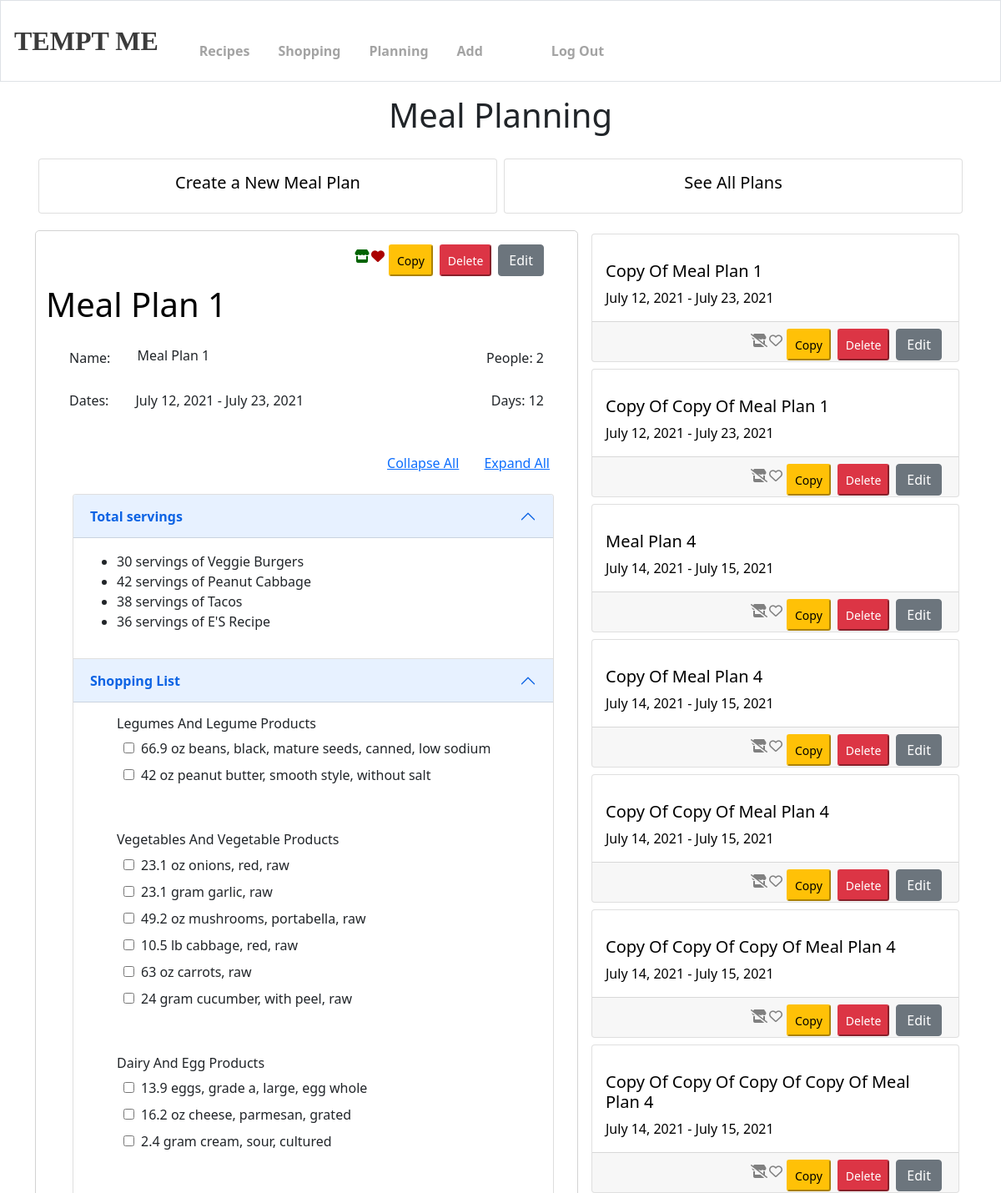
The page /recipes/mealplanning/ (signed in, upper part) on the database its author committed.
### recipes/models.py (models this page shows, shortened)
class MealPlan(models.Model):
    name = models.CharField(max_length = 256)
    user = models.ForeignKey(User, on_delete=models.SET_NULL, null=True, blank=True)
    notes = models.CharField(max_length = 1024, null = True, blank = True)
    start_date = models.DateField(auto_now=False, auto_now_add=False, null=True, blank=True)
    end_date = models.DateField(auto_now=False, auto_now_add=False, null=True, blank=True)
    days = models.IntegerField(default = '7')
    people = models.IntegerField(default = '2')
    def __meal_field():
        return models.BooleanField(default = False)
    breakfast = __meal_field()
    brunch = __meal_field()
    lunch = __meal_field()
    dinner = __meal_field()
    snack = __meal_field()
    dessert = __meal_field()
    other = __meal_field()
    def get_recipe_amounts(self):
        recipe_list = {}
        for pm in self.planned_meals.all():
            for recipe in pm.recipes.all():
                if recipe in recipe_list.keys():
                    recipe_list[recipe] += pm.servings
                else:
                    recipe_list[recipe] = pm.servings
        return recipe_list

class CommonInfo(models.Model):
    name = models.CharField(max_length = 256)
    description = models.CharField(max_length = 1024, null = True, blank = True)
    user = models.ForeignKey(User, on_delete=models.SET_NULL, null=True, blank=True)
    class Meta:
        abstract = True
    def __str__(self):
        return self.name

class Recipe(CommonInfo):
    prep_time = models.IntegerField(null = True, blank = True)
    cook_time = models.IntegerField(null = True, blank = True)
    servings = models.IntegerField(default = 4)
    photo = models.ImageField(upload_to = "recipes/", null = True, blank = True)
    notes = models.CharField(max_length = 2048, null = True, blank = True)
    author = models.CharField(max_length = 150, default = "Anonymous")
    public = models.BooleanField(default = False)
    personalized = models.BooleanField(default = False)
    snack_or_meal = models.CharField(
        max_length = 10,
        choices = MEAL_CHOICES,
        default = 'MEAL'
    )

class Ingredient(models.Model):
    ingredient = models.CharField(max_length = 256, unique = True)
    user = models.ForeignKey(User, on_delete= models.CASCADE, null=True, blank=True)
    category = models.CharField(
        max_length = 256,
        choices = CATEGORY_CHOICES,
        default = "OTHER"
    )
    typical_serving_size = models.DecimalField(max_digits = 20, decimal_places = 3, null = True, blank = True, default = 0)
    typical_serving_unit = models.CharField(max_length = 50, null = True, blank = True, default = "undefined")
    weight_per_serving = models.DecimalField(max_digits = 20, decimal_places = 3, null = True, blank = True, default = 0)
    def __nutrient_field():
        return models.DecimalField(max_digits = 20, decimal_places = 3, default = 0)
    protein = __nutrient_field()
    fat = __nutrient_field()
    carbs = __nutrient_field()
    calories = __nutrient_field()
    sugar = __nutrient_field()
    fiber = __nutrient_field()
    sodium = __nutrient_field()
    cholesterol = __nutrient_field()
    transfats = __nutrient_field()
    satfats = __nutrient_field()
    monounsatfats = __nutrient_field()
    polyunsatfats = __nutrient_field()
    def __str__(self):
        return self.ingredient

class IngQuant(models.Model):
    ingredient = models.ForeignKey(Ingredient, on_delete = models.CASCADE, related_name = 'ingredients')
    quantity = models.DecimalField(max_digits = 32, decimal_places = 8, default = 0)
    recipe = models.ForeignKey(Recipe, on_delete = models.CASCADE, null = True, blank = True, related_name = 'ingquants')
    shopping_list = models.ForeignKey(ShoppingList, on_delete = models.CASCADE, null = True, blank = True, related_name = 'ingquants')
    meal_plan = models.ForeignKey(MealPlan, on_delete = models.CASCADE, null = True, blank = True, related_name = 'ingquants')
    unit = models.CharField(
        max_length = 13,
        choices = UNIT_CHOICES,
        default = "GRAM"
    )

### recipes/views.py (the view)
# urls.py: path('mealplanning/', views.planning, name="planning"),
@login_required
def planning(request):
    today = datetime.today()
    active_plans = MealPlan.objects.filter(start_date__lte=today, end_date__gte=today)
    if active_plans:
        current_plan = active_plans[0]
    else:
        try:
            current_plan = MealPlan.objects.latest('id')
        except MealPlan.DoesNotExist:
            current_plan = None
    plans = MealPlan.objects.filter(user = request.user)
    plans = plans.exclude(pk = current_plan.id)
    paginator = Paginator(plans, 10)
    page_number = request.GET.get('page')
    page_obj = paginator.get_page(page_number)
    ctx = {}
    if current_plan:
        days = range(current_plan.days)
        ctx = get_display_edit_plan_ctx(request, current_plan.id)
        ctx.update(get_plan_shopping_list(current_plan))
    ctx.update({
        'current_plan': current_plan,
        'display_only': True,
        'page_obj': page_obj,
        'model': 'mealplan'
    })
    return render(request, 'recipes/mealplanning.html', context = ctx)

### recipes/templates/recipes/mealplanning.html (shortened to what this page needs)
{% extends 'base.html' %}
{% block main %}
<h1 class='txt-align-c'>Meal Planning</h1>
<div class='container'>
    <div class='row'>
        <div class='col g-0 m-0 p-1'>
            <a class='undecorated' href="{% url 'recipes:create_recipe' 'mealplan' %}">
                <div class="card w-100">
                    <div class="card-body">
                        <h5 class="card-title txt-align-c">Create a New Meal Plan</h5>
                    </div>
                </div>
            </a>
        </div>
        <div class='col g-0 m-0 p-1'>
            <a class='undecorated' href="{% url 'recipes:index_plans' %}">
                <div class="card w-100">
                    <div class="card-body">
                        <h5 class="card-title txt-align-c">See All Plans</h5>
                    </div>
                </div>
            </a>
        </div>
    </div>
    <div class='row row-cols-1 row-cols-md-2'>
        <div class='col-md-7 outlined py-3'>
            {% if current_plan %}
                {% with current_plan as plan %}
                    {% include 'recipes/full_plan_card.html' %}
                {% endwith %}
            {% endif %}
        </div>
        {% if page_obj %}
            <div class='col-md-5'>
                {% for plan in page_obj %}
                    <div class='col'>
                        {% include 'recipes/plan_card.html' %}
                    </div>
                {% endfor %}
            </div>
        {% endif %}
    </div>
</div>
{% endblock %}

### recipes/templates/recipes/full_plan_card.html (shortened to what this page needs)
<div class='container'>
    {% include 'recipes/fav_shop_plan_bar.html' %}
</div>
<br><br>
<a href='{% url "recipes:plan_detail" plan.id %}' class='undecorated'>
    <h1>{{ plan.name }}</h1>
</a>
{% include 'recipes/plan_base_info.html' %}
<div class='m-2'>{% include 'recipes/expand_collapse.html' %}</div>
<br>
<br>
<div id='contents' class='container m-2'>
    {% include 'recipes/contents.html' %}
</div>

### recipes/templates/recipes/fav_shop_plan_bar.html (shortened to what this page needs)
{% load recipe_extras %}
    {% ifequal model 'mealplan' %}
        {% with plan.id as item_id %}
            <div class="btn-group right-align" role="group" aria-label="Recipe Actions">
                <form id="shop_{{ item_id }}" dataset-model="{{ model }}" name="shop" method="POST">
                    {% get_status 'shop' model item_id request as shop_status %}
                    {% if shop_status %}
                        <button type="submit" name='sub_shop_{{ item_id }}' id='sub_shop_{{ item_id }}' class="btn shop m-0 p-0 g-0"><i class="fas fa-store" title='Remove from Shopping List' style="color:#006300"></i></i></button>
                    {% else %}
                        <button type="submit" name='sub_shop_{{ item_id }}' id='sub_shop_{{ item_id }}' class="btn shop m-0 p-0 g-0"><i class="fas fa-store-slash" title='Add to Shopping List' style="color:grey"></i></button>
                    {% endif %}
                </form>
                <form id="favt_{{ item_id }}" dataset-model="{{ model }}" name="favorite" method="POST">
                    {% get_status 'fav' model item_id request as fav_status %}
                    {% if fav_status %}
                        <button type="submit" name='sub_fav_{{ item_id }}' id='sub_fav_{{ item_id }}' class="btn favorite m-0 p-0 g-0"><i class="fas fa-heart" title='Remove from Favorites' style="color:#ab0000"></i></button>
                    {% else %}
                        <button type="submit" name='sub_fav_{{ item_id }}' id='sub_fav_{{ item_id }}' class="btn favorite m-0 p-0 g-0"><i class="far fa-heart" title='Add to Favorites' style="color:grey"></i></button>
                    {% endif %}
                </form>
                <button name='copy_plan' id='copy_{{ plan.id }}' onclick='copy("plan", {{ plan.id }})' class='btn-sm btn-warning mx-1'>
                    Copy
                </button>
                <button name='delete_plan' id="delete_plan_{{ plan.id }}" onclick="confirm_delete({{ plan.id }})" class='btn-sm btn-danger mx-1'>
                    Delete
                </button>
                <form action='{% url "recipes:display_edit_plan" plan.id %}' method='post' class='g-0 m-0 p-0'>
                    <input type='submit' value='Edit' class='btn btn-secondary mx-1'>
                </form>
            </div>
        {% endwith %}
    {% endifequal %}

### recipes/templates/recipes/plan_base_info.html (shortened to what this page needs)
{% load recipe_extras %}
<div class='container'>
    <div class='row'>
        <div class='col-sm-auto m-1'>
            Name:
        </div>
        <div class='col m-1'>
            {% if display_only %}
                <h6>{{ plan.name }}</h6>
            {% endif %}
        </div>
        <div class='col-sm-auto m-1'>
            People:
            {% if display_only %}
                {{ plan.people }}
            {% else %}
                {% if plan %}
                    <input name='people' id='people' type='number' data-original='{{ plan.people }}' value='{{ plan.people }}' step='1' class='num-input'>
                {% else %}
                    <input name='people' id='people' type='number' data-original='2' value='2' step='1' class='num-input'>
                {% endif %}
            {% endif %}
        </div>
    </div>
    <div class='row'>
        <div class='col-sm-auto m-1'>
            Dates:
        </div>
        <div class='col m-1'>
            {% if display_only %}
                {{ plan.start_date }} - {{ plan.end_date }}
            {% endif %}
        </div>
        <div class='col-sm-auto m-1'>
            Days:
            {% if display_only %}
                {{ plan.days }}
            {% else %}
                {% if plan %}
                    <input type='number' class='num-input' value='{{ plan.days }}' name='days' id='days' step='1' min='0'>
                {% else %}
                    <input type='number' class='num-input' value='7' name='days' id='days' step='1' min='0'>
                {% endif %}
            {% endif %}
        </div>
    </div>
    <div class='row'>
    </div>
    <div class='row'>
    </div>
</div>

### recipes/templates/recipes/contents.html
<div class="accordion" id="accordionServings">
    <div class="accordion-item">
        <h2 class="accordion-header" id="headingServings">
        <button class="accordion-button" type="button" data-bs-toggle="collapse" data-bs-target="#collapseServings" aria-expanded="true" aria-controls="collapseServings">
            <strong>Total servings</strong>
        </button>
        </h2>
        <div id="collapseServings" class="accordion-collapse collapse show" aria-labelledby="headingServings">
            <div class="accordion-body">
                <ul>
                    {% for recipe in recipes %}
                        <li>{{ recipe.1 }} servings of {{ recipe.0|title }}</li>
                    {% empty %}
                        <li>No meals yet! Go add something!</li>
                    {% endfor %}
                </ul>
            </div>
        </div>
    </div>
    {% if display_only %}
        <div class="accordion-item">
            <h2 class="accordion-header" id="headingList">
            <button class="accordion-button" type="button" data-bs-toggle="collapse" data-bs-target="#collapseList" aria-expanded="true" aria-controls="collapseList">
                <strong>Shopping List</strong>
            </button>
            </h2>
            <div id="collapseList" class="accordion-collapse collapse show" aria-labelledby="headingList">
                <div class="accordion-body">
                    {% include 'recipes/current_shopping_list.html' %}
                </div>
            </div>
        </div>
    {% endif %}
</div>

### recipes/templates/recipes/current_shopping_list.html (shortened to what this page needs)
{% load recipe_extras %}
{% if shopping %}
    <ul class="invisible_bullet">
        {% for category in shopping %}
            <li>
                <h6>{{ category|title }}</h6>
                <table>
                    {% for ingquant in shopping|get_item:category %}
                        <tr>
                            <td>
                                <input type="checkbox" name="ing_checkbox">
                            </td>
                            <td>
                                <label for="ing_checkbox">
                                    {{ ingquant.quantity|floatformat }} {{ ingquant.get_unit_display|lower }} {{ ingquant.ingredient }}
                                </label>
                            </td>
                        </tr>
                    {% endfor %}
                </table>
                <br><br>
            </li>
        {% endfor %}
    </ul>
{% else %}
    Nothing to see here! Go add some recipes or ingredients to your shopping lists!
{% endif %}

### recipes/templates/recipes/plan_card.html
<div class="card w-100 m-1">
    <a class="undecorated" href="{% url 'recipes:plan_detail' plan.id %}">
        <div class="card-body">
            <div class="row">
                <div class="col">
                    <h5>
                        {{ plan.name|title }}
                    </h5>
                    {{ plan.start_date }} - {{ plan.end_date }}
                </div>
            </div>
        </div>
    </a>
    <div class='card-footer'>
        {% include 'recipes/fav_shop_plan_bar.html' %}
    </div>
</div>

### rows shown on the page
MealPlan: name "Meal Plan 1", people "2", start_date "July 12, 2021", end_date "July 23, 2021", days "12"
Recipe: recipe "30", name "Veggie Burgers"
Recipe: recipe "42", name "Peanut Cabbage"
Recipe: recipe "38", name "Tacos"
Recipe: recipe "36", name "E'S Recipe"
IngQuant: quantity "66.9", unit "oz", ingredient "beans, black, mature seeds, canned, low sodium"
IngQuant: quantity "42", unit "oz", ingredient "peanut butter, smooth style, without salt"
Ingredient: shopping "Vegetables And Vegetable Products"
IngQuant: quantity "23.1", unit "oz", ingredient "onions, red, raw"
IngQuant: quantity "23.1", unit "gram", ingredient "garlic, raw"
IngQuant: quantity "49.2", unit "oz", ingredient "mushrooms, portabella, raw"
IngQuant: quantity "10.5", unit "lb", ingredient "cabbage, red, raw"
IngQuant: quantity "63", unit "oz", ingredient "carrots, raw"
IngQuant: quantity "24", unit "gram", ingredient "cucumber, with peel, raw"
Ingredient: shopping "Dairy And Egg Products"
IngQuant: quantity "13.9", ingredient "eggs, grade a, large, egg whole"
IngQuant: quantity "16.2", unit "oz", ingredient "cheese, parmesan, grated"
IngQuant: quantity "2.4", unit "gram", ingredient "cream, sour, cultured"
MealPlan: name "Copy Of Meal Plan 1", start_date "July 12, 2021", end_date "July 23, 2021"
MealPlan: name "Copy Of Copy Of Meal Plan 1", start_date "July 12, 2021", end_date "July 23, 2021"
MealPlan: name "Meal Plan 4", start_date "July 14, 2021", end_date "July 15, 2021"
MealPlan: name "Copy Of Meal Plan 4", start_date "July 14, 2021", end_date "July 15, 2021"
MealPlan: name "Copy Of Copy Of Meal Plan 4", start_date "July 14, 2021", end_date "July 15, 2021"
MealPlan: name "Copy Of Copy Of Copy Of Meal Plan 4", start_date "July 14, 2021", end_date "July 15, 2021"
MealPlan: name "Copy Of Copy Of Copy Of Copy Of Meal Plan 4", start_date "July 14, 2021", end_date "July 15, 2021"
